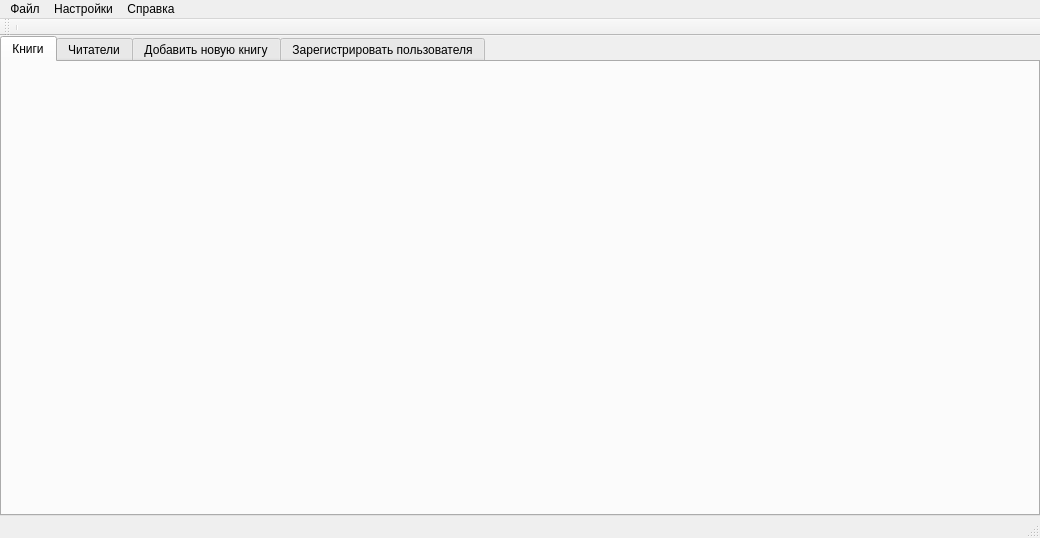
<?xml version="1.0" encoding="UTF-8"?>
<ui version="4.0">
 <class>GUI_MainWindow</class>
 <widget class="QMainWindow" name="GUI_MainWindow">
  <property name="geometry">
   <rect>
    <x>0</x>
    <y>0</y>
    <width>1040</width>
    <height>538</height>
   </rect>
  </property>
  <property name="windowTitle">
   <string>Приложение &quot;Библиотека&quot;</string>
  </property>
  <widget class="QWidget" name="centralWidget">
   <layout class="QVBoxLayout" name="verticalLayout_2">
    <property name="spacing">
     <number>0</number>
    </property>
    <property name="leftMargin">
     <number>0</number>
    </property>
    <property name="topMargin">
     <number>0</number>
    </property>
    <property name="rightMargin">
     <number>0</number>
    </property>
    <property name="bottomMargin">
     <number>0</number>
    </property>
    <item>
     <widget class="QTabWidget" name="tabWidget">
      <property name="tabPosition">
       <enum>QTabWidget::North</enum>
      </property>
      <property name="tabShape">
       <enum>QTabWidget::Rounded</enum>
      </property>
      <property name="currentIndex">
       <number>0</number>
      </property>
      <property name="iconSize">
       <size>
        <width>32</width>
        <height>32</height>
       </size>
      </property>
      <property name="elideMode">
       <enum>Qt::ElideNone</enum>
      </property>
      <widget class="QWidget" name="booksTab">
       <attribute name="icon">
        <iconset resource="Resouces.qrc">
         <normaloff>:/resource/icons/books.png</normaloff>:/resource/icons/books.png</iconset>
       </attribute>
       <attribute name="title">
        <string>Книги</string>
       </attribute>
       <attribute name="toolTip">
        <string>Вся информация по работе с книгами</string>
       </attribute>
      </widget>
      <widget class="QWidget" name="personTab">
       <attribute name="icon">
        <iconset resource="Resouces.qrc">
         <normaloff>:/resource/icons/persons.png</normaloff>:/resource/icons/persons.png</iconset>
       </attribute>
       <attribute name="title">
        <string>Читатели</string>
       </attribute>
       <layout class="QHBoxLayout" name="horizontalLayout">
        <item>
         <spacer name="horizontalSpacer_7">
          <property name="orientation">
           <enum>Qt::Horizontal</enum>
          </property>
          <property name="sizeHint" stdset="0">
           <size>
            <width>117</width>
            <height>17</height>
           </size>
          </property>
         </spacer>
        </item>
        <item>
         <layout class="QVBoxLayout" name="verticalLayout_3">
          <item>
           <layout class="QHBoxLayout" name="horizontalLayout_3">
            <item>
             <widget class="QLabel" name="label">
              <property name="font">
               <font>
                <pointsize>10</pointsize>
               </font>
              </property>
              <property name="text">
               <string>Для удаления фильтра нажмите &quot;X&quot;</string>
              </property>
              <property name="alignment">
               <set>Qt::AlignCenter</set>
              </property>
             </widget>
            </item>
           </layout>
          </item>
          <item>
           <widget class="QScrollArea" name="scrollArea_2">
            <property name="widgetResizable">
             <bool>true</bool>
            </property>
            <widget class="QWidget" name="scrollAreaWidgetContents_2">
             <property name="geometry">
              <rect>
               <x>0</x>
               <y>0</y>
               <width>98</width>
               <height>28</height>
              </rect>
             </property>
             <layout class="QGridLayout" name="gridLayout_5">
              <property name="leftMargin">
               <number>0</number>
              </property>
              <property name="topMargin">
               <number>0</number>
              </property>
              <property name="rightMargin">
               <number>0</number>
              </property>
              <property name="bottomMargin">
               <number>0</number>
              </property>
              <property name="spacing">
               <number>5</number>
              </property>
              <item row="0" column="0">
               <layout class="QVBoxLayout" name="listLayout_USER">
                <property name="spacing">
                 <number>0</number>
                </property>
                <property name="rightMargin">
                 <number>0</number>
                </property>
               </layout>
              </item>
             </layout>
            </widget>
           </widget>
          </item>
          <item>
           <layout class="QHBoxLayout" name="middleButtons">
            <item>
             <spacer name="horizontalSpacer_9">
              <property name="orientation">
               <enum>Qt::Horizontal</enum>
              </property>
              <property name="sizeHint" stdset="0">
               <size>
                <width>40</width>
                <height>20</height>
               </size>
              </property>
             </spacer>
            </item>
            <item>
             <widget class="QPushButton" name="addFilterButton_USER">
              <property name="text">
               <string>Добавить фильтр</string>
              </property>
             </widget>
            </item>
            <item>
             <spacer name="horizontalSpacer_10">
              <property name="orientation">
               <enum>Qt::Horizontal</enum>
              </property>
              <property name="sizeHint" stdset="0">
               <size>
                <width>40</width>
                <height>20</height>
               </size>
              </property>
             </spacer>
            </item>
            <item>
             <widget class="QPushButton" name="clearFilters_USER">
              <property name="text">
               <string>Очистить все фильтры</string>
              </property>
             </widget>
            </item>
            <item>
             <spacer name="horizontalSpacer_5">
              <property name="orientation">
               <enum>Qt::Horizontal</enum>
              </property>
              <property name="sizeHint" stdset="0">
               <size>
                <width>40</width>
                <height>20</height>
               </size>
              </property>
             </spacer>
            </item>
            <item>
             <widget class="QPushButton" name="searchButton_USER">
              <property name="text">
               <string>Поиск</string>
              </property>
             </widget>
            </item>
            <item>
             <spacer name="horizontalSpacer_4">
              <property name="orientation">
               <enum>Qt::Horizontal</enum>
              </property>
              <property name="sizeHint" stdset="0">
               <size>
                <width>40</width>
                <height>20</height>
               </size>
              </property>
             </spacer>
            </item>
           </layout>
          </item>
         </layout>
        </item>
        <item>
         <spacer name="horizontalSpacer_8">
          <property name="orientation">
           <enum>Qt::Horizontal</enum>
          </property>
          <property name="sizeHint" stdset="0">
           <size>
            <width>117</width>
            <height>17</height>
           </size>
          </property>
         </spacer>
        </item>
        <item>
         <layout class="QVBoxLayout" name="rigthPart_USER">
          <item>
           <widget class="QTableWidget" name="tableWidget_USERS">
            <property name="editTriggers">
             <set>QAbstractItemView::NoEditTriggers</set>
            </property>
            <property name="selectionBehavior">
             <enum>QAbstractItemView::SelectRows</enum>
            </property>
            <attribute name="horizontalHeaderDefaultSectionSize">
             <number>120</number>
            </attribute>
            <attribute name="horizontalHeaderHighlightSections">
             <bool>false</bool>
            </attribute>
            <attribute name="verticalHeaderVisible">
             <bool>false</bool>
            </attribute>
            <column>
             <property name="text">
              <string>Фамилия</string>
             </property>
            </column>
            <column>
             <property name="text">
              <string>Идентификатор (ID)</string>
             </property>
            </column>
           </widget>
          </item>
          <item>
           <layout class="QHBoxLayout" name="horizontalLayout_4">
            <item>
             <spacer name="horizontalSpacer_6">
              <property name="orientation">
               <enum>Qt::Horizontal</enum>
              </property>
              <property name="sizeHint" stdset="0">
               <size>
                <width>37</width>
                <height>20</height>
               </size>
              </property>
             </spacer>
            </item>
            <item>
             <widget class="QPushButton" name="moreInfoButton_USER">
              <property name="enabled">
               <bool>false</bool>
              </property>
              <property name="text">
               <string>Подробнее</string>
              </property>
             </widget>
            </item>
           </layout>
          </item>
         </layout>
        </item>
       </layout>
      </widget>
      <widget class="QWidget" name="addBookTab">
       <attribute name="icon">
        <iconset resource="Resouces.qrc">
         <normaloff>:/resource/icons/add books.png</normaloff>:/resource/icons/add books.png</iconset>
       </attribute>
       <attribute name="title">
        <string>Добавить новую книгу</string>
       </attribute>
      </widget>
      <widget class="QWidget" name="addPersonTab">
       <attribute name="icon">
        <iconset resource="Resouces.qrc">
         <normaloff>:/resource/icons/add person.png</normaloff>:/resource/icons/add person.png</iconset>
       </attribute>
       <attribute name="title">
        <string>Зарегистрировать пользователя</string>
       </attribute>
       <layout class="QGridLayout" name="gridLayout_3">
        <item row="0" column="0">
         <spacer name="horizontalSpacer">
          <property name="orientation">
           <enum>Qt::Horizontal</enum>
          </property>
          <property name="sizeHint" stdset="0">
           <size>
            <width>40</width>
            <height>20</height>
           </size>
          </property>
         </spacer>
        </item>
        <item row="2" column="1">
         <spacer name="verticalSpacer">
          <property name="orientation">
           <enum>Qt::Vertical</enum>
          </property>
          <property name="sizeHint" stdset="0">
           <size>
            <width>20</width>
            <height>40</height>
           </size>
          </property>
         </spacer>
        </item>
        <item row="0" column="2">
         <spacer name="horizontalSpacer_3">
          <property name="orientation">
           <enum>Qt::Horizontal</enum>
          </property>
          <property name="sizeHint" stdset="0">
           <size>
            <width>40</width>
            <height>20</height>
           </size>
          </property>
         </spacer>
        </item>
        <item row="1" column="1">
         <widget class="QWidget" name="widget" native="true"/>
        </item>
        <item row="0" column="1">
         <layout class="QVBoxLayout" name="verticalLayout">
          <item>
           <widget class="QLabel" name="headLabel_AddUser">
            <property name="font">
             <font>
              <pointsize>12</pointsize>
              <kerning>false</kerning>
             </font>
            </property>
            <property name="text">
             <string>Добавление нового пользователя</string>
            </property>
            <property name="alignment">
             <set>Qt::AlignCenter</set>
            </property>
           </widget>
          </item>
          <item>
           <layout class="QGridLayout" name="gridLayout_2">
            <item row="5" column="1">
             <widget class="QLabel" name="userPrivelegesMUST_AddUser">
              <property name="styleSheet">
               <string notr="true">color : red;</string>
              </property>
              <property name="text">
               <string notr="true">*</string>
              </property>
             </widget>
            </item>
            <item row="4" column="1">
             <widget class="QLabel" name="loginMUST_AddUser">
              <property name="styleSheet">
               <string notr="true">color : red;</string>
              </property>
              <property name="text">
               <string notr="true">*</string>
              </property>
             </widget>
            </item>
            <item row="1" column="0">
             <widget class="QLabel" name="surnameLabel_AddUser">
              <property name="text">
               <string>Фамилия:</string>
              </property>
             </widget>
            </item>
            <item row="3" column="2">
             <widget class="QLineEdit" name="passportNumText_AddUser"/>
            </item>
            <item row="3" column="1">
             <widget class="QLabel" name="passportNumMUST_AddUser">
              <property name="styleSheet">
               <string notr="true">color : red;</string>
              </property>
              <property name="text">
               <string notr="true">*</string>
              </property>
             </widget>
            </item>
            <item row="2" column="0">
             <widget class="QLabel" name="fatherNameLabel_AddUser">
              <property name="text">
               <string>Отчество:</string>
              </property>
             </widget>
            </item>
            <item row="1" column="2">
             <widget class="QLineEdit" name="surnameText_AddUser"/>
            </item>
            <item row="5" column="2">
             <widget class="QComboBox" name="userRoleComboBox_AddUser">
              <property name="toolTip">
               <string>Выберите права доступа для нового пользователя</string>
              </property>
              <property name="currentText">
               <string>Читатель</string>
              </property>
              <property name="currentIndex">
               <number>1</number>
              </property>
              <item>
               <property name="text">
                <string comment="guest">Гость</string>
               </property>
              </item>
              <item>
               <property name="text">
                <string comment="user">Читатель</string>
               </property>
              </item>
              <item>
               <property name="text">
                <string comment="admin">Работник</string>
               </property>
              </item>
             </widget>
            </item>
            <item row="4" column="2">
             <widget class="QLineEdit" name="loginText_AddUser"/>
            </item>
            <item row="4" column="0">
             <widget class="QLabel" name="loginLabel_AddUser">
              <property name="text">
               <string>Логин:</string>
              </property>
             </widget>
            </item>
            <item row="3" column="0">
             <widget class="QLabel" name="passportNumLabel_AddUser">
              <property name="text">
               <string>Номер паспорта:</string>
              </property>
             </widget>
            </item>
            <item row="5" column="0">
             <widget class="QLabel" name="userRoleLabel_AddUser">
              <property name="text">
               <string>Права пользователя:</string>
              </property>
             </widget>
            </item>
            <item row="0" column="0">
             <widget class="QLabel" name="nameLabel_AddUser">
              <property name="text">
               <string>Имя:</string>
              </property>
             </widget>
            </item>
            <item row="1" column="1">
             <widget class="QLabel" name="surnameMUST_AddUser">
              <property name="styleSheet">
               <string notr="true">color : red;</string>
              </property>
              <property name="text">
               <string notr="true">*</string>
              </property>
             </widget>
            </item>
            <item row="0" column="1">
             <widget class="QLabel" name="nameMUST_AddUser">
              <property name="styleSheet">
               <string notr="true">color : red;</string>
              </property>
              <property name="text">
               <string notr="true">*</string>
              </property>
             </widget>
            </item>
            <item row="2" column="2">
             <widget class="QLineEdit" name="fatherNameText_AddUser"/>
            </item>
            <item row="0" column="2">
             <widget class="QLineEdit" name="nameText_AddUser"/>
            </item>
           </layout>
          </item>
          <item>
           <widget class="QLabel" name="fillFieldsLabel_AddUser">
            <property name="styleSheet">
             <string notr="true">color:red</string>
            </property>
            <property name="text">
             <string>Пожалуйста, заполните все поля, содержащие *</string>
            </property>
            <property name="alignment">
             <set>Qt::AlignCenter</set>
            </property>
           </widget>
          </item>
          <item>
           <layout class="QHBoxLayout" name="buttons">
            <item>
             <spacer name="horizontalSpacer_2">
              <property name="orientation">
               <enum>Qt::Horizontal</enum>
              </property>
              <property name="sizeHint" stdset="0">
               <size>
                <width>40</width>
                <height>20</height>
               </size>
              </property>
             </spacer>
            </item>
            <item>
             <widget class="QPushButton" name="OKButton_AddUser">
              <property name="text">
               <string>Добавить</string>
              </property>
             </widget>
            </item>
            <item>
             <widget class="QPushButton" name="CancelButton_AddUser">
              <property name="text">
               <string>Очистить форму</string>
              </property>
             </widget>
            </item>
           </layout>
          </item>
         </layout>
        </item>
       </layout>
      </widget>
     </widget>
    </item>
   </layout>
  </widget>
  <widget class="QMenuBar" name="menuBar">
   <property name="geometry">
    <rect>
     <x>0</x>
     <y>0</y>
     <width>1040</width>
     <height>21</height>
    </rect>
   </property>
   <widget class="QMenu" name="File">
    <property name="title">
     <string>Файл</string>
    </property>
    <addaction name="ExitAction"/>
   </widget>
   <widget class="QMenu" name="Help">
    <property name="title">
     <string>Справка</string>
    </property>
    <addaction name="AboutAction"/>
   </widget>
   <widget class="QMenu" name="menu">
    <property name="title">
     <string>Настройки</string>
    </property>
    <addaction name="ChangePasswordAction"/>
   </widget>
   <addaction name="File"/>
   <addaction name="menu"/>
   <addaction name="Help"/>
  </widget>
  <widget class="QStatusBar" name="statusBar"/>
  <widget class="QToolBar" name="mainToolBar">
   <attribute name="toolBarArea">
    <enum>TopToolBarArea</enum>
   </attribute>
   <attribute name="toolBarBreak">
    <bool>false</bool>
   </attribute>
   <addaction name="separator"/>
  </widget>
  <action name="ExitAction">
   <property name="text">
    <string>Выход</string>
   </property>
  </action>
  <action name="AboutAction">
   <property name="text">
    <string>О программе</string>
   </property>
  </action>
  <action name="ChangePasswordAction">
   <property name="text">
    <string>Изменить пароль</string>
   </property>
  </action>
 </widget>
 <layoutdefault spacing="6" margin="11"/>
 <tabstops>
  <tabstop>nameText_AddUser</tabstop>
  <tabstop>surnameText_AddUser</tabstop>
  <tabstop>fatherNameText_AddUser</tabstop>
  <tabstop>passportNumText_AddUser</tabstop>
  <tabstop>loginText_AddUser</tabstop>
  <tabstop>userRoleComboBox_AddUser</tabstop>
 </tabstops>
 <resources>
  <include location="Resouces.qrc"/>
 </resources>
 <connections>
  <connection>
   <sender>CancelButton_AddUser</sender>
   <signal>clicked()</signal>
   <receiver>passportNumText_AddUser</receiver>
   <slot>clear()</slot>
   <hints>
    <hint type="sourcelabel">
     <x>670</x>
     <y>298</y>
    </hint>
    <hint type="destinationlabel">
     <x>683</x>
     <y>203</y>
    </hint>
   </hints>
  </connection>
  <connection>
   <sender>CancelButton_AddUser</sender>
   <signal>clicked()</signal>
   <receiver>passportNumMUST_AddUser</receiver>
   <slot>hide()</slot>
   <hints>
    <hint type="sourcelabel">
     <x>642</x>
     <y>298</y>
    </hint>
    <hint type="destinationlabel">
     <x>473</x>
     <y>198</y>
    </hint>
   </hints>
  </connection>
  <connection>
   <sender>CancelButton_AddUser</sender>
   <signal>clicked()</signal>
   <receiver>loginMUST_AddUser</receiver>
   <slot>hide()</slot>
   <hints>
    <hint type="sourcelabel">
     <x>665</x>
     <y>292</y>
    </hint>
    <hint type="destinationlabel">
     <x>472</x>
     <y>225</y>
    </hint>
   </hints>
  </connection>
  <connection>
   <sender>CancelButton_AddUser</sender>
   <signal>clicked()</signal>
   <receiver>userPrivelegesMUST_AddUser</receiver>
   <slot>hide()</slot>
   <hints>
    <hint type="sourcelabel">
     <x>656</x>
     <y>298</y>
    </hint>
    <hint type="destinationlabel">
     <x>473</x>
     <y>250</y>
    </hint>
   </hints>
  </connection>
  <connection>
   <sender>CancelButton_AddUser</sender>
   <signal>clicked()</signal>
   <receiver>loginText_AddUser</receiver>
   <slot>clear()</slot>
   <hints>
    <hint type="sourcelabel">
     <x>675</x>
     <y>297</y>
    </hint>
    <hint type="destinationlabel">
     <x>683</x>
     <y>223</y>
    </hint>
   </hints>
  </connection>
  <connection>
   <sender>CancelButton_AddUser</sender>
   <signal>clicked()</signal>
   <receiver>surnameMUST_AddUser</receiver>
   <slot>hide()</slot>
   <hints>
    <hint type="sourcelabel">
     <x>621</x>
     <y>301</y>
    </hint>
    <hint type="destinationlabel">
     <x>473</x>
     <y>147</y>
    </hint>
   </hints>
  </connection>
  <connection>
   <sender>CancelButton_AddUser</sender>
   <signal>clicked()</signal>
   <receiver>nameText_AddUser</receiver>
   <slot>clear()</slot>
   <hints>
    <hint type="sourcelabel">
     <x>654</x>
     <y>298</y>
    </hint>
    <hint type="destinationlabel">
     <x>683</x>
     <y>116</y>
    </hint>
   </hints>
  </connection>
  <connection>
   <sender>CancelButton_AddUser</sender>
   <signal>clicked()</signal>
   <receiver>fatherNameText_AddUser</receiver>
   <slot>clear()</slot>
   <hints>
    <hint type="sourcelabel">
     <x>651</x>
     <y>294</y>
    </hint>
    <hint type="destinationlabel">
     <x>683</x>
     <y>171</y>
    </hint>
   </hints>
  </connection>
  <connection>
   <sender>CancelButton_AddUser</sender>
   <signal>clicked()</signal>
   <receiver>fillFieldsLabel_AddUser</receiver>
   <slot>hide()</slot>
   <hints>
    <hint type="sourcelabel">
     <x>637</x>
     <y>297</y>
    </hint>
    <hint type="destinationlabel">
     <x>471</x>
     <y>274</y>
    </hint>
   </hints>
  </connection>
  <connection>
   <sender>CancelButton_AddUser</sender>
   <signal>clicked()</signal>
   <receiver>surnameText_AddUser</receiver>
   <slot>clear()</slot>
   <hints>
    <hint type="sourcelabel">
     <x>635</x>
     <y>297</y>
    </hint>
    <hint type="destinationlabel">
     <x>683</x>
     <y>149</y>
    </hint>
   </hints>
  </connection>
  <connection>
   <sender>CancelButton_AddUser</sender>
   <signal>clicked()</signal>
   <receiver>nameMUST_AddUser</receiver>
   <slot>hide()</slot>
   <hints>
    <hint type="sourcelabel">
     <x>629</x>
     <y>296</y>
    </hint>
    <hint type="destinationlabel">
     <x>473</x>
     <y>123</y>
    </hint>
   </hints>
  </connection>
 </connections>
</ui>
